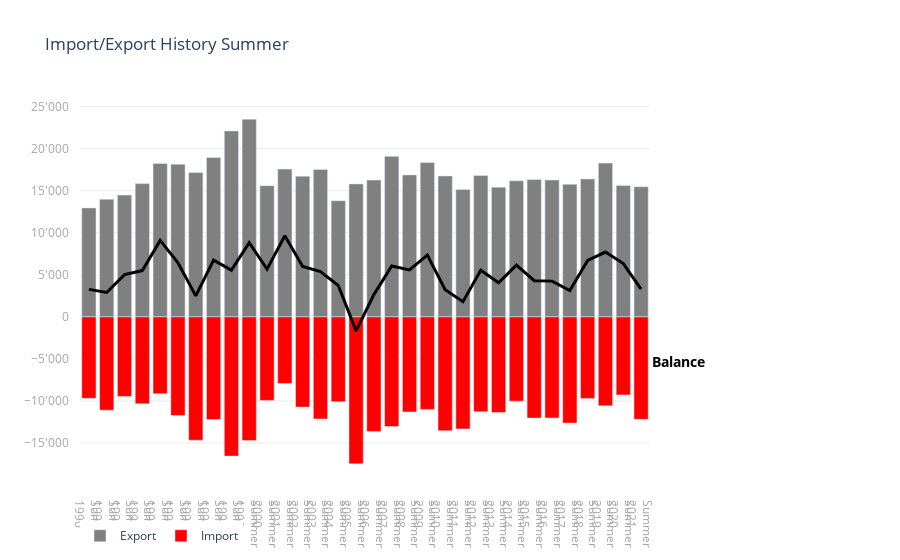

Notebook source saved alongside this figure:
### Code cell
electricity_export = {
    'name': 'Export',
    'type': 'bar',
    'x': df_summer.index,
    'y': df_summer['export'],
    'marker': {
        'color': 'gray'
    },
}

electricity_import = {
    'name': 'Import',
    'type': 'bar',
    'x': df_summer.index,
    'y': df_summer['import_minus'],
    'marker': {
        'color': 'red'
    },
}

balance = {
    'name': 'Balance',
    'x': df_summer.index,
    'y': df_summer['import_export_balance'],
    'mode': 'lines',
    'line_color': '#000000',
    'line': {
        'width': 3
    },
    'showlegend': False
} 

layout = {
    'title': 'Import/Export History Summer',
    'plot_bgcolor': '#ffffff',
    'showlegend': True,
    'legend': {
        'orientation': 'h'
    },
    'barmode': 'relative',
    'margin': {
        'r': 250,
        'b': 10,
        'pad': 10
    },
    'xaxis': {
        'showgrid': False,
        'showline': False,
        'color': '#a6a6a6'
    },
    'yaxis': {
        'showgrid': True,
        'tickformat': ',.0f',
        'gridcolor': '#EBECF0',
        'showline': False,
        'color': '#a6a6a6'
    },
    'separators': ',\''
}
config = {'displayModeBar': True}

figdict = {
    'data': [electricity_export, electricity_import, balance], 
    'layout': layout
}



fig = go.Figure(figdict)
fig.add_annotation(
    dict(
        font=dict(color="black", size=14),
        x=1,
        y=df_winter.import_export_balance.iloc[-1],
        textangle=0,
        xanchor='left',
        showarrow=False,
        text='<b>Balance</b>',
        yshift=2,
        xref='paper'
    )
)

fig.show(config=config)

### Figure 1 — Plotly figure (JSON) as saved in the notebook; plotly's stock layout.template omitted (floating-point values rounded to 4 significant figures)
{"data": [{"marker": {"color": "gray"}, "name": "Export", "type": "bar", "x": ["Summer<br>1990", "Summer<br>1991", "Summer<br>1992", "Summer<br>1993", "Summer<br>1994", "Summer<br>1995", "Summer<br>1996", "Summer<br>1997", "Summer<br>1998", "Summer<br>1999", "Summer<br>2000", "Summer<br>2001", "Summer<br>2002", "Summer<br>2003", "Summer<br>2004", "Summer<br>2005", "Summer<br>2006", "Summer<br>2007", "Summer<br>2008", "Summer<br>2009", "Summer<br>2010", "Summer<br>2011", "Summer<br>2012", "Summer<br>2013", "Summer<br>2014", "Summer<br>2015", "Summer<br>2016", "Summer<br>2017", "Summer<br>2018", "Summer<br>2019", "Summer<br>2020", "Summer<br>2021"], "y": [12955, 13994, 14482, 15847, 18240, 18152, 17155, 18956, 22109, 23507, 15604, 17567, 16730, 17517, 13812, 15810, 16270, 19089, 16882, 18348, 16757, 15132, 16822, 15425, 16179, 16330, 16280, 15767, 16395, 18282, 15614, 15469]}, {"marker": {"color": "red"}, "name": "Import", "type": "bar", "x": ["Summer<br>1990", "Summer<br>1991", "Summer<br>1992", "Summer<br>1993", "Summer<br>1994", "Summer<br>1995", "Summer<br>1996", "Summer<br>1997", "Summer<br>1998", "Summer<br>1999", "Summer<br>2000", "Summer<br>2001", "Summer<br>2002", "Summer<br>2003", "Summer<br>2004", "Summer<br>2005", "Summer<br>2006", "Summer<br>2007", "Summer<br>2008", "Summer<br>2009", "Summer<br>2010", "Summer<br>2011", "Summer<br>2012", "Summer<br>2013", "Summer<br>2014", "Summer<br>2015", "Summer<br>2016", "Summer<br>2017", "Summer<br>2018", "Summer<br>2019", "Summer<br>2020", "Summer<br>2021"], "y": [-9686, -11093, -9457, -10341, -9144, -11727, -14660, -12204, -16553, -14690, -9930, -7918, -10728, -12136, -10084, -17472, -13621, -13042, -11302, -11005, -13532, -13323, -11273, -11365, -10021, -12035, -12028, -12629, -9689, -10576, -9276, -12174]}, {"line": {"color": "#000000", "width": 3}, "mode": "lines", "name": "Balance", "showlegend": false, "type": "scatter", "x": ["Summer<br>1990", "Summer<br>1991", "Summer<br>1992", "Summer<br>1993", "Summer<br>1994", "Summer<br>1995", "Summer<br>1996", "Summer<br>1997", "Summer<br>1998", "Summer<br>1999", "Summer<br>2000", "Summer<br>2001", "Summer<br>2002", "Summer<br>2003", "Summer<br>2004", "Summer<br>2005", "Summer<br>2006", "Summer<br>2007", "Summer<br>2008", "Summer<br>2009", "Summer<br>2010", "Summer<br>2011", "Summer<br>2012", "Summer<br>2013", "Summer<br>2014", "Summer<br>2015", "Summer<br>2016", "Summer<br>2017", "Summer<br>2018", "Summer<br>2019", "Summer<br>2020", "Summer<br>2021"], "y": [3269, 2901, 5025, 5506, 9096, 6425, 2495, 6752, 5556, 8817, 5674, 9649, 6002, 5381, 3728, -1662, 2649, 6047, 5580, 7343, 3225, 1809, 5549, 4060, 6158, 4295, 4252, 3138, 6706, 7706, 6338, 3295]}], "layout": {"annotations": [{"font": {"color": "black", "size": 14}, "showarrow": false, "text": "<b>Balance</b>", "textangle": 0, "x": 1, "xanchor": "left", "xref": "paper", "y": -5492, "yshift": 2}], "barmode": "relative", "legend": {"orientation": "h"}, "margin": {"b": 10, "pad": 10, "r": 250}, "plot_bgcolor": "#ffffff", "separators": ",'", "showlegend": true, "title": {"text": "Import/Export History Summer"}, "xaxis": {"color": "#a6a6a6", "showgrid": false, "showline": false}, "yaxis": {"color": "#a6a6a6", "gridcolor": "#EBECF0", "showgrid": true, "showline": false, "tickformat": ",.0f"}}}
